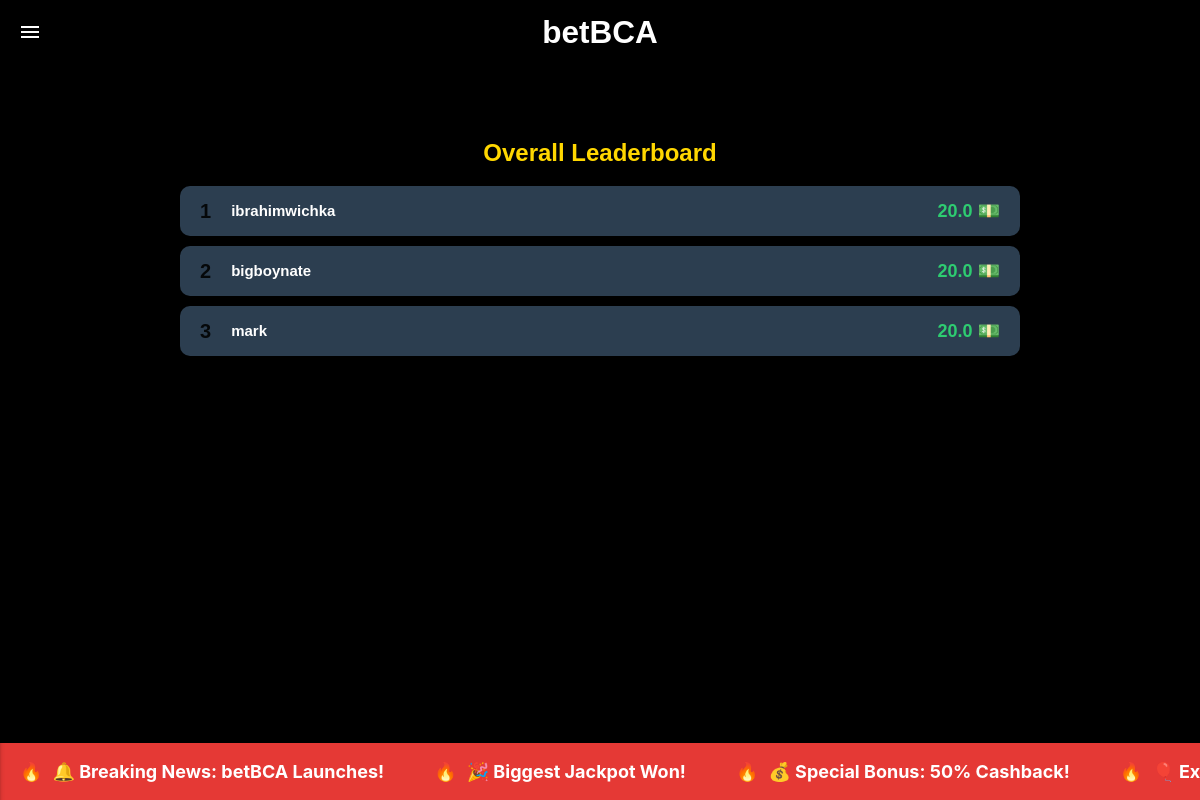
Page /leaderboard (signed in) on the committed database.
### tables this page shows
CREATE TABLE users (
            id INTEGER PRIMARY KEY AUTOINCREMENT,
            username TEXT NOT NULL UNIQUE,
            password TEXT NOT NULL,
            DOB TEXT,
            security_q TEXT,
            points REAL DEFAULT 20.00
        );

### app.py (the view)
@app.route('/leaderboard')
def leaderboard():
    if 'username' in session:
        db = get_db_connection()
        cursor = db.cursor()
        cursor.execute('SELECT * FROM users ORDER BY points DESC')
        leaderboard_data = cursor.fetchall()
        cursor.execute('SELECT points FROM users WHERE username = ?', (session['username'],))
        user_points = cursor.fetchone()['points']
        db.close()
        return render_template(
            'leaderboard.html',
            logged_in=True,
            username=session['username'],
            user_points=user_points,
            leaderboard=leaderboard_data,
            current_user=session['user_id']
        )
    else:
        return redirect('/')

### app.py (called while the page is built)
def get_db_connection():
    conn = sqlite3.connect('database.db')
    conn.row_factory = sqlite3.Row
    return conn

### templates/leaderboard.html (shortened to what this page needs)
{% extends "material/base.html" %}
{% block styles %}
    <link rel="stylesheet" href="/static/css/styles3.css">
{% endblock %}
{% block content %}
<main>
    <header>
    <nav>
      <div class="nav-wrapper black">
        <a
          href="#"
          data-target="slide-out"
          class="sidenav-trigger show-on-medium-and-up"
          ><i class="material-icons">menu</i></a
        >
        <a href="#" class="brand-logo center">betBCA</a>
      </div>
    </nav>
    </header>
    <div class="container leaderboard-container">
        <div class="leaderboard">
            <h2 class = "lead-head"> Overall Leaderboard</h2>
            <ul>
                {% for user in leaderboard %}
                <li class="{% if user['id'] == current_user_id %}highlight{% endif %}">
                    <span class="rank">{{ loop.index }}</span>
                    <span class="user-name">{{ user['username'] }}</span>
                    <span class="points"> {{user['points']}} 💵 </span>
                </li>
                {% endfor %}
            </ul>
        </div>
    </div>
    <div class="news-banner-container">
      <div class="news-banner">
        <div class="news-item">🔔 Breaking News: betBCA Launches!</div>
        <div class="news-item">🎉 Biggest Jackpot Won!</div>
        <div class="news-item">💰 Special Bonus: 50% Cashback!</div>
        <div class="news-item">🎈 Exciting Events This Weekend!</div>
      </div>
    </div>
</main>
{% endblock %}

### static/css/styles3.css (style rules this page uses)
main { display: flex; min-height: 100vh; flex-direction: column; }
.container { flex: 1; padding-top: 20px; padding-bottom: 20px; }
body { background-color: black; background-size: cover; background-repeat: no-repeat; background-attachment: fixed; background-position: center; }
.news-banner-container { background-color: #e53935; color: #ffffff; padding: 15px 20px; overflow: hidden; position: fixed; bottom: 0; width: 100%; box-shadow: 0px -2px 10px rgba(0, 0, 0, 0.2); z-index: 999; }
.news-banner { display: flex; animation: scroll 15s linear infinite; align-items: center; }
.news-item { white-space: nowrap; margin-right: 50px; color: #ffffff; font-weight: bold; font-size: 1.2rem; display: flex; align-items: center; }
.news-item::before { content: "🔥"; margin-right: 10px; }
.brand-logo { font-size: 2.5rem; font-family: "Montserrat", sans-serif; font-weight: bold; color: #ffeb3b; text-shadow: 2px 2px 4px rgba(0, 0, 0, 0.6); }
.leaderboard-container { margin-top: 20px; font-family: 'Montserrat', sans-serif; }
.leaderboard h2 { color: gold; text-align: center; margin-bottom: 20px; font-size: 24px; text-shadow: 2px 2px 4px rgba(0, 0, 0, 0.5); }
.leaderboard ul { list-style: none; padding: 0; }
.leaderboard li { background: #2c3e50; margin: 10px 0; padding: 10px 20px; border-radius: 10px; display: flex; justify-content: space-between; align-items: center; transition: transform 0.3s ease; }
.rank { font-size: 20px; font-weight: bold; margin-right: 20px; }
.user-name { flex-grow: 1; font-weight: bold; color: white; }
.points { font-size: 18px; font-weight: bold; color: #2ecc71; }
.lead-head { font-size: 22px; font-weight: bold; color: gold; }

### rows in the picture
users: username "ibrahimwichka", points "20.0"
users: username "bigboynate", points "20.0"
users: username "mark", points "20.0"
